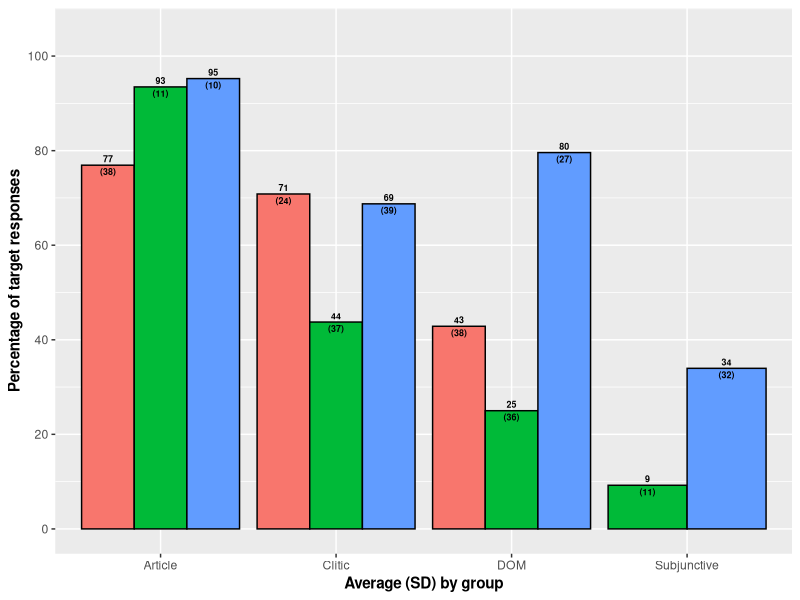
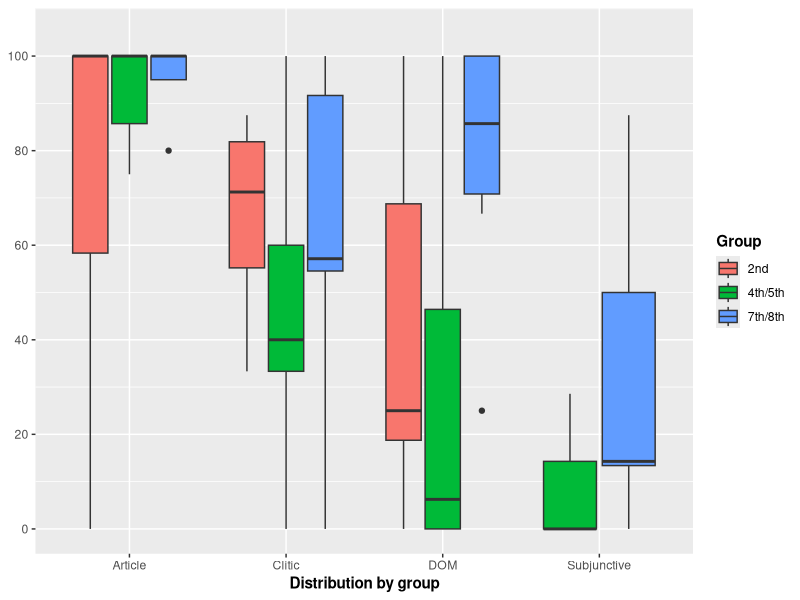
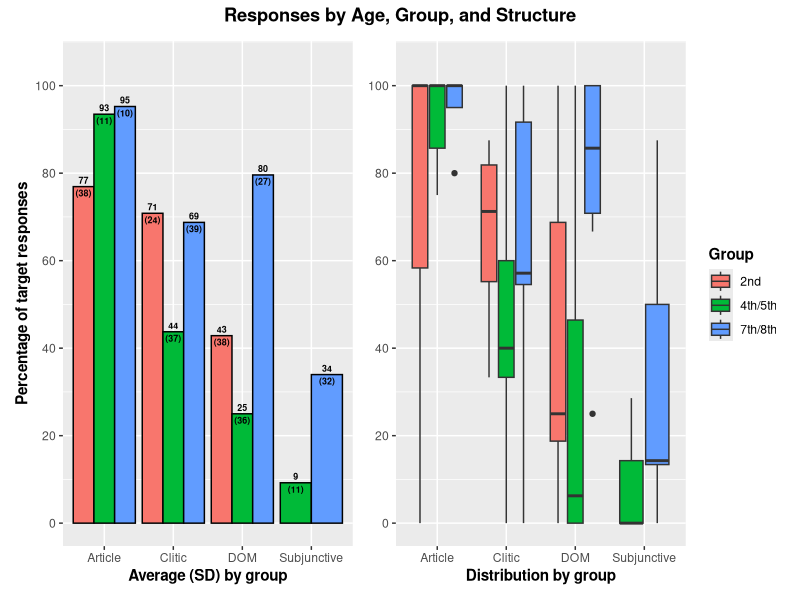
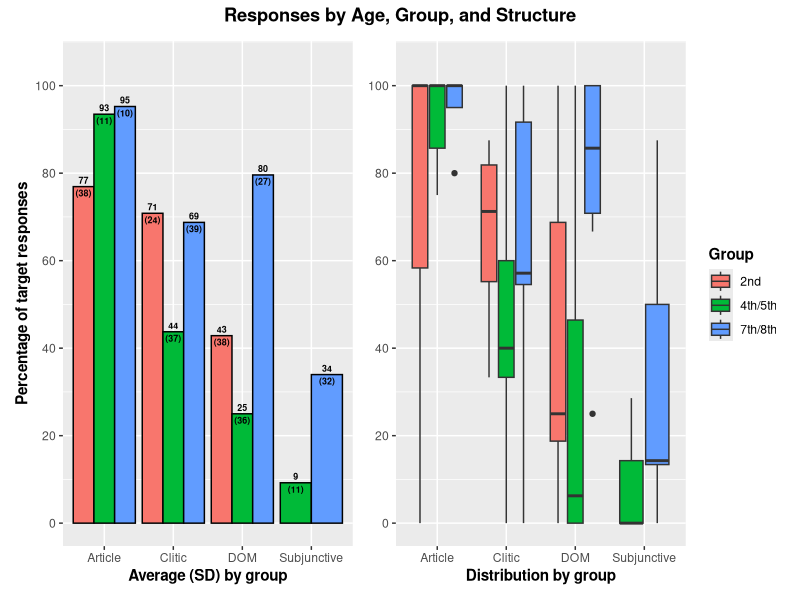

Here is the R script that generated these plots, in order:
## Includes cohort 1 data only. No subjunctive data from second grade.

library(tidyverse)
library(here)
library(patchwork)


# Load data
Master <- read_csv(here("CSV Files", "Tidy Data", "Tidy Data All Structures.csv")) %>%
  filter(Task == "Production",
         Cohort == 1,
         Session == 1,
         Speaker_Group == "HS",
         !is.na(Accuracy_Combined))


# Create averages
## Bar graph
Bar <- Master %>% 
  group_by(Age_Group, Structure, Interface, Timing) %>%
  summarize(Total_Structure = sum(Accuracy_Combined, na.rm = TRUE),
            Total_Responses = sum(!is.na(Accuracy_Combined)),
            Ratio = Total_Structure/Total_Responses) %>% 
  mutate(Ratio = (Ratio*100))


## Boxplot
Boxplot <- Master %>% 
  group_by(Part_ID, Age_Group, Structure, Interface, Timing) %>%
  summarize(Total_Structure = sum(Accuracy_Combined, na.rm = TRUE),
            Total_Responses = sum(!is.na(Accuracy_Combined)),
            Ratio = Total_Structure/Total_Responses) %>% 
  mutate(Ratio = (Ratio*100))


## Join bar and box data
Bar_Summary <- Boxplot %>%
  group_by(Age_Group, Structure) %>%
  summarise(Average = mean(Ratio, na.rm = TRUE), 
            SD = sd(Ratio, na.rm = TRUE)) %>% 
  left_join(Bar, Bar_Summary, by = c("Age_Group", "Structure"))


# Create bar graph
Bar_Graph <- Bar_Summary %>% 
  ggplot(aes(x = Structure, y = Ratio, fill = Age_Group)) + 
  geom_bar(position = "dodge", color = "black", stat = "identity") +
  scale_y_continuous(breaks = seq (0, 100, 20),
                     limits = c(0, 105)) +
  geom_text(aes(label = paste0(round(Ratio), "\n(", round(SD), ")")),
            position = position_dodge(width = .9),
            vjust = 0.5,
            size = 2.25,
            fontface = "bold") +
  labs(x = "Average (SD) by group",
       y = "Percentage of target responses",
       fill = "Group") +
  theme(axis.title = element_text(face = "bold"),
        plot.title = element_text(hjust = 0.5, face = "bold"),
        legend.position = "none",
        strip.text = element_blank(),
        strip.background = element_blank(),
        strip.text.x = element_text(face = "bold"))


Bar_Graph


# Create boxplot
Boxplot_Graph <- Boxplot %>% 
  ggplot(aes(x = Structure, y = Ratio, fill = Age_Group)) + 
  geom_boxplot() +
  scale_y_continuous(breaks = seq (0, 100, 20),
                     limits = c(0, 105)) +
  labs(x = "Distribution by group", fill = "Group") +
  theme(axis.title = element_text(face = "bold"),
        plot.title = element_text(hjust = 0.5, face = "bold"),
        legend.title = element_text(face = "bold"),
        strip.text = element_text(face = "bold"),
        strip.text.x = element_text(face = "bold"),
        axis.title.y = element_blank())

Boxplot_Graph


# Join graphs
# Merge plots
Combined <- (Bar_Graph + Boxplot_Graph) + 
  plot_annotation(title = "Responses by Age, Group, and Structure") & 
  theme(plot.title = element_text(face = "bold", hjust = 0.5))

Combined

ggsave(filename = here("Conferences", "UCLA 2026", "UCLA 2026 Summary.pdf"),
       plot = Combined,
       device = "pdf",
       width = 6.5,
       height = 4,
       units = "in")
